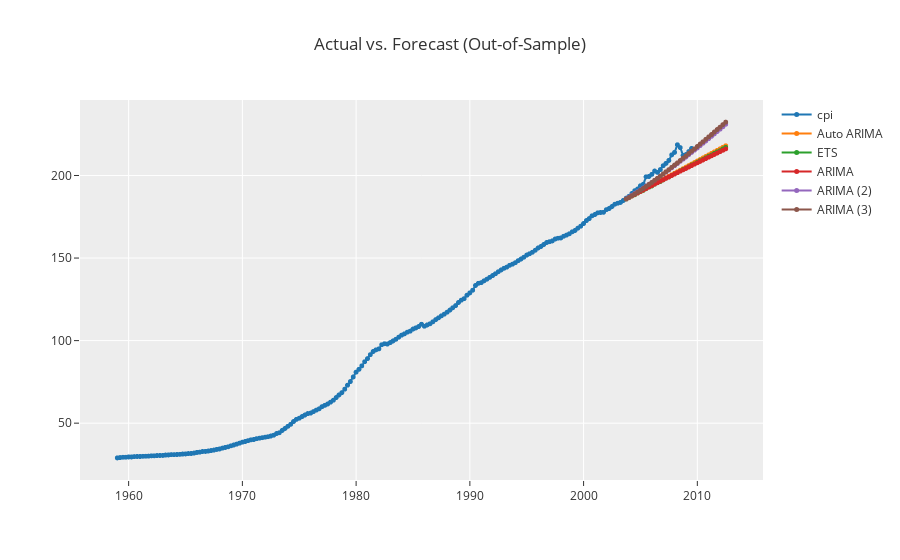

Notebook code for this chart:
### Code cell
# compare forecasts of the models
exp.plot_model(comparison_models, plot='forecast', data_kwargs={"fh": 36})

### Figure 1 — Plotly figure (JSON) as saved in the notebook; plotly's stock layout.template omitted (floating-point values rounded to 4 significant figures; data arrays with more than 128 entries replaced by an {"elided": "..."} marker saying what was removed)
{"data": [{"line": {"color": "rgb(31, 119, 180)", "width": 2}, "marker": {"color": "rgb(31, 119, 180)", "size": 5}, "mode": "lines+markers", "name": "cpi", "type": "scattergl", "x": {"elided": "215 str values"}, "xaxis": "x", "y": {"elided": "215 float values"}, "yaxis": "y"}, {"line": {"color": "rgb(255, 127, 14)", "width": 2}, "marker": {"color": "rgb(255, 127, 14)", "size": 5}, "mode": "lines+markers", "name": "Auto ARIMA", "type": "scattergl", "x": {"elided": "215 str values"}, "xaxis": "x", "y": {"elided": "215 float values"}, "yaxis": "y"}, {"line": {"color": "rgb(44, 160, 44)", "width": 2}, "marker": {"color": "rgb(44, 160, 44)", "size": 5}, "mode": "lines+markers", "name": "ETS", "type": "scattergl", "x": {"elided": "215 str values"}, "xaxis": "x", "y": {"elided": "215 float values"}, "yaxis": "y"}, {"line": {"color": "rgb(214, 39, 40)", "width": 2}, "marker": {"color": "rgb(214, 39, 40)", "size": 5}, "mode": "lines+markers", "name": "ARIMA", "type": "scattergl", "x": {"elided": "215 str values"}, "xaxis": "x", "y": {"elided": "215 float values"}, "yaxis": "y"}, {"line": {"color": "rgb(148, 103, 189)", "width": 2}, "marker": {"color": "rgb(148, 103, 189)", "size": 5}, "mode": "lines+markers", "name": "ARIMA (2)", "type": "scattergl", "x": {"elided": "215 str values"}, "xaxis": "x", "y": {"elided": "215 float values"}, "yaxis": "y"}, {"line": {"color": "rgb(140, 86, 75)", "width": 2}, "marker": {"color": "rgb(140, 86, 75)", "size": 5}, "mode": "lines+markers", "name": "ARIMA (3)", "type": "scattergl", "x": {"elided": "215 str values"}, "xaxis": "x", "y": {"elided": "215 float values"}, "yaxis": "y"}], "layout": {"showlegend": true, "title": {"text": "Actual vs. Forecast (Out-of-Sample)"}, "xaxis": {"anchor": "y", "domain": [0, 1]}, "yaxis": {"anchor": "x", "domain": [0, 1]}}}
